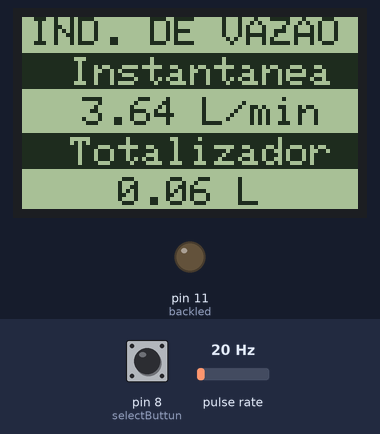
The sketch below on a simulated Arduino Uno, built with avr-gcc and run on an emulated ATmega328P. Parts: 84×48 one-colour display, output pins drawn as LEDs (lit = HIGH). Wiring (inferred from the names in the program): pulse sensor: data pin 2. Inputs (shaded band) come from the test bench; at power-on: pin 8 (selectButtun) HIGH, pulse rate 20 Hz.

Above: at 1.6 s.
1.7 s: pin 8 (selectButtun) pulled LOW for 1 s
At 3.7 s:
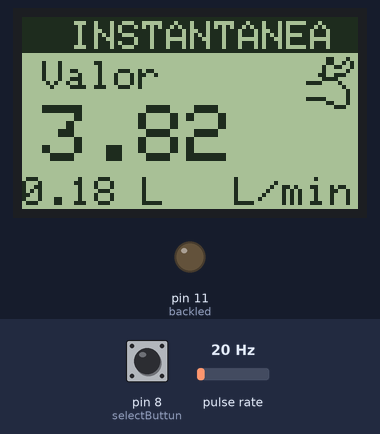
6.8 s: pin 8 (selectButtun) pulled LOW for 3.2 s
At 9.0 s:
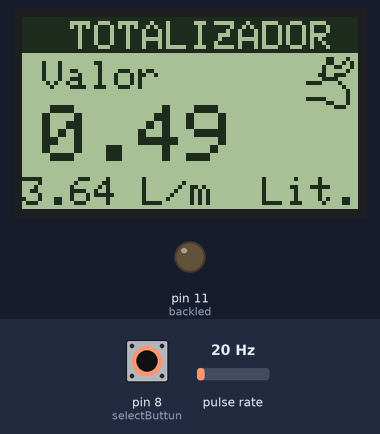
13.8 s: pin 8 (selectButtun) pulled LOW for 1 s
At 16.2 s:
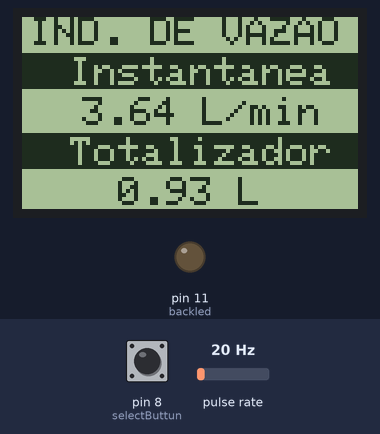
17.9 s: pulse rate (sensor on pin 2) set to 4 Hz
At 19.3 s:
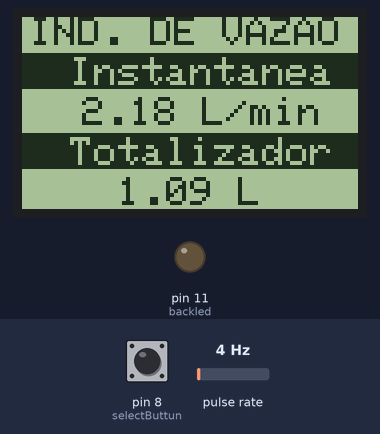
21.0 s: pulse rate (sensor on pin 2) set to 50 Hz
At 22.3 s:
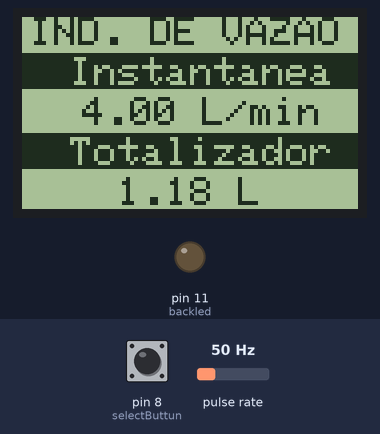
24.0 s: pulse rate (sensor on pin 2) set to 100 Hz
At 25.1 s:
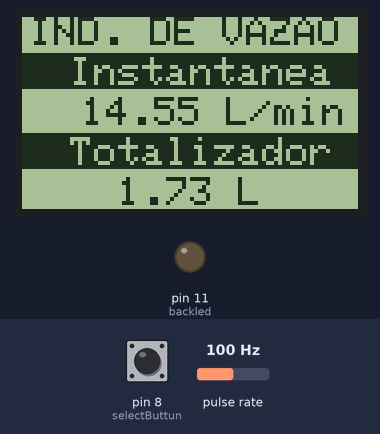
Timing chart, 0 to 27.0 s (numbered marks = the images above; inputs shaded):
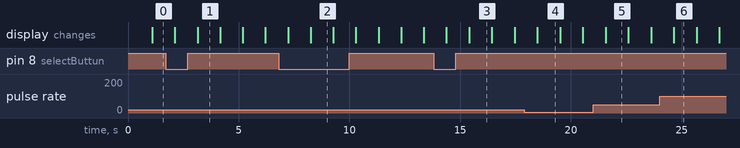

The sketch:

pwm_vol_monitor2.ino
```cpp
/***************************************************************************
         Leitura de um sensor de vazão e indicação em um display
                 do Nókia 5110, controlador PCD8544
****************************************************************************
  -- IDE do Arduino Versão 1.8.3
  -- Autor do codigo base do display: Limor Fried/Ladyada, Adafruit Industries.
         https://github.com/adafruit/Adafruit-GFX-Library
         https://github.com/adafruit/Adafruit-PCD8544-Nokia-5110-LCD-library
  -- Modificação e implementação da leitura e indicação: Eduardo Avelar
  -- Blog: easytromlabs.com
  -- email: contato@easytromlabs.com

  -- Agostp, 2017
****************************************************************************
                      Conexões entre Hardwares:
             Graphic LCD Pin --------------- Arduino Pin
                 1-RST       ----------------  3
                 2-CE        ----------------  4
                 3-DC        ----------------  5
                 4-DIN(MOSI) ----------------  6
                 5-CLK       ----------------  7
                 6-VCC       ----------------  3,3V
                 7-LED       ----------------  11
                 8-GND       ----------------  GND

****************************************************************************/
#include <Adafruit_GFX.h>
#include <Adafruit_PCD8544.h>

                                     //CLK, DIN, DC, CE, RST//
Adafruit_PCD8544 display = Adafruit_PCD8544(7, 6, 5, 4, 3);

float flowRate;             // Variável para armazenar o valor em L/min
int   pulseCount;           // Variável para a quantidade de pulsos

float liters =      0;      // Variável para Quantidade de agua
float mililiters =  0;      // Variavel para Conversão
int   page = 1;             // variável que determina as páginas

volatile boolean select = false;

int selectButtonState = 0;      // Variável de estado do botao
int lastSelectButtonState = 0;  // Variável do ultimo estado do botao
int selectButtun = 8;           // Atribuição do pino do botao
int backled = 11;               // Atribuição do pino do backlight
int sensorPin = 2;              // Atribuição do pino de entrada do sinal do sensor

// Imagem de uma pequena torneira
static const unsigned char PROGMEM tap_logo[] = {
  B00000000,  B00000000,  B00000001,  B10001000,  B00000001,  B10010100,
  B00000010,  B01100100,  B00000010,  B00001000,  B00000110,  B01110000,
  B00000011,  B11000000,  B00111100,  B00100000,  B00000000,  B00010000,
  B00000000,  B00001000,  B00000000,  B00001000,  B00111110,  B00001000,
  B00000001,  B10001000,  B00000000,  B01110000,  B00000000,  B00000000,
  B00000000,  B00000000 };

void setup() {

  pinMode(selectButtun, INPUT_PULLUP);  // Pino da entrada digital do botao
  pinMode(backled, OUTPUT);             // Pino de controle do BackLight
  pinMode(sensorPin, INPUT);            // Pino que receberá os pulsos do sensor
  attachInterrupt(0, pulse, RISING);    // Configura o pino 2(Interrupção 0)
  digitalWrite(backled, LOW);           // Ativa o Led do backlight
  display.begin();                      // Inicializa o controlador do display
  display.setContrast(50);              // Configura contraste para o valor de 55
  display.clearDisplay();               // Apaga a tela do display
  display.display();                    // Manda atalizar o display
}

void loop() {

  selectButtonState = digitalRead(selectButtun);  // Faz leitura do estado do botao
  checkIfSelectButtonIsPressed();                 // Confere por Pulling o estado do botão

  pulseCount =  0;
  sei();             //Habilita interrupção
  delay (1000);      //Aguarda 1 segundo
  cli();             //Desabilita interrupção

  flowRate = pulseCount / 5.5;    // Converte para L/min
  mililiters = flowRate / 60;     // Calculo de mililitros
  liters = liters + mililiters;   // Calculo de quantos litros passou pelo sensor

  if (select)
  {
    select = false;
    if (page == 1)
    {
      page = 2;
    }
    else if (page == 2)
    {
      page = 3;
    }
    else if (page == 3)
    {
      page = 1;
    }
  }

  if (page == 1)
  {
    display.setTextSize(1);                 // Configura o tamanho do texto
    display.clearDisplay();                 // Limpa a tela do display
    display.setTextColor(BLACK, WHITE);     // Inverte as cores das letras
    display.setCursor(2, 0);                // Posiciona o cursor
    display.print("IND. DE VAZAO");         // Envia texto ao display
    display.drawFastHLine(0, 9, 84, BLACK); // Desenha uma linha horizontal

    display.setCursor(0, 10);
    display.setTextColor(WHITE, BLACK);
    display.print("  Instantanea ");
    display.setTextColor(BLACK, WHITE);
    display.setCursor(15, 20);
    display.print(flowRate);
    display.print(" L/min ");
    display.drawFastHLine(0, 29, 84, BLACK);

    display.setCursor(0, 30);
    display.setTextColor(WHITE, BLACK);
    display.print("  Totalizador ");
    display.setCursor(24, 40);
    display.setTextColor(BLACK, WHITE);
    display.print(liters);
    display.print(" L ");
    display.display();
  }

  if (page == 2)
  {
    display.setTextSize(1);
    display.clearDisplay();
    display.drawFastHLine(0, 0, 84, BLACK);
    display.setCursor(0, 1);
    display.setTextColor(WHITE, BLACK);
    display.print("  INSTANTANEA ");

    display.setTextColor(BLACK, WHITE);
    display.setCursor(5, 11);
    display.print("Valor");
    display.setCursor(5, 22);
    display.setTextSize(2);
    display.print(flowRate);
    display.setCursor(0, 40);
    display.setTextSize(1);
    display.print(liters);
    display.print(" L");
    display.setCursor(53, 40);
    display.print("L/min");
    display.drawBitmap(69, 9,  tap_logo, 16, 16, 1);
    display.display();
  }

  if (page == 3)
  {
    display.setTextSize(1);
    display.clearDisplay();
    display.drawFastHLine(0, 0, 84, BLACK);
    display.setCursor(0, 1);
    display.setTextColor(WHITE, BLACK);
    display.print("  TOTALIZADOR ");
    display.setTextColor(BLACK, WHITE);

    display.setCursor(5, 11);
    display.print("Valor");
    display.setCursor(5, 22);
    display.setTextSize(2);
    display.print(liters);
    display.setCursor(0, 40);
    display.setTextSize(1);
    display.print(flowRate);
    display.print(" L/m");
    display.setCursor(60, 40);
    display.print("Lit.");
    display.drawBitmap(69, 9,  tap_logo, 16, 16, 1);
    display.display();
  }
}

//***************************************************************************//
// Função que monitora por pulling o estado do botão para mudanca de tela se //
// esta pressionado ou nao                                                   //
//***************************************************************************//
void checkIfSelectButtonIsPressed()
{
  if (selectButtonState != lastSelectButtonState)
  {
    if (selectButtonState == 0) {
      select = true;
    }
    delay(20);
  }
  lastSelectButtonState = selectButtonState;
}

//***************************************************************************//
// Função de interrupção que monitora o estado da entrada D2                 //
// Interrupção 0                                                             //
//***************************************************************************//
void pulse ()
{
  pulseCount++; //Incrementa a variável de pulsos
}
```

Measured:
- after the input at 1.7 s, the display: first differs from a run without the input after 1.4 s (image 1)
- after the input at 6.8 s, the display: first differs from a run without the input after 1.4 s (image 2)
- after the input at 13.8 s, the display: first differs from a run without the input after 1.6 s (image 3)
- what the display in image 1 shows lasts 1.1 s, from 3.1 s to 4.2 s
